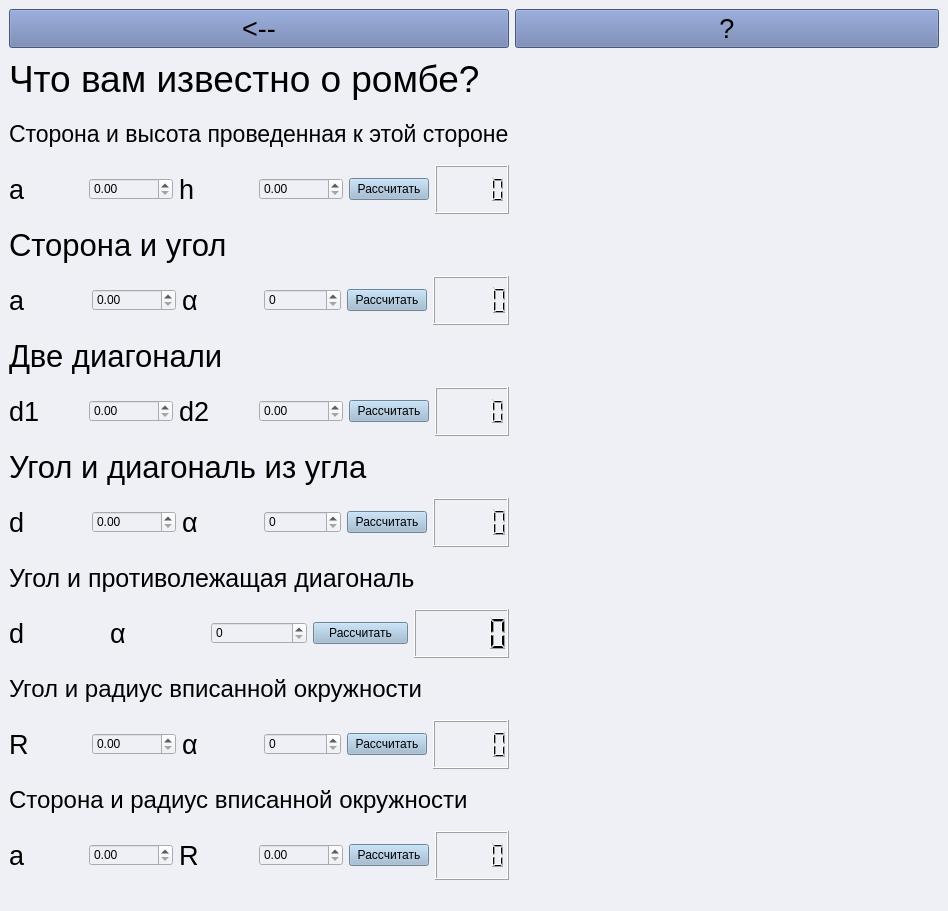
<?xml version="1.0" encoding="UTF-8"?>
<ui version="4.0">
 <class>MainWindow</class>
 <widget class="QMainWindow" name="MainWindow">
  <property name="geometry">
   <rect>
    <x>0</x>
    <y>0</y>
    <width>948</width>
    <height>911</height>
   </rect>
  </property>
  <property name="windowTitle">
   <string>MainWindow</string>
  </property>
  <property name="styleSheet">
   <string notr="true">background-color: rgb(238, 240, 246)</string>
  </property>
  <widget class="QWidget" name="centralwidget">
   <layout class="QGridLayout" name="gridLayout">
    <item row="1" column="0">
     <layout class="QVBoxLayout" name="verticalLayout">
      <item>
       <widget class="QLabel" name="label_2">
        <property name="font">
         <font>
          <pointsize>28</pointsize>
         </font>
        </property>
        <property name="styleSheet">
         <string notr="true"/>
        </property>
        <property name="text">
         <string>Что вам известно о ромбе?</string>
        </property>
       </widget>
      </item>
      <item>
       <widget class="QLabel" name="label_3">
        <property name="font">
         <font>
          <pointsize>17</pointsize>
         </font>
        </property>
        <property name="styleSheet">
         <string notr="true"/>
        </property>
        <property name="text">
         <string>Сторона и высота проведенная к этой стороне</string>
        </property>
       </widget>
      </item>
      <item>
       <layout class="QHBoxLayout" name="horizontalLayout">
        <item>
         <widget class="QLabel" name="label_10">
          <property name="font">
           <font>
            <pointsize>20</pointsize>
           </font>
          </property>
          <property name="styleSheet">
           <string notr="true">);</string>
          </property>
          <property name="text">
           <string>a</string>
          </property>
         </widget>
        </item>
        <item>
         <widget class="QDoubleSpinBox" name="side_hide_a">
          <property name="styleSheet">
           <string notr="true"/>
          </property>
          <property name="maximum">
           <double>99999999999.990005493164063</double>
          </property>
         </widget>
        </item>
        <item>
         <widget class="QLabel" name="label_9">
          <property name="font">
           <font>
            <pointsize>20</pointsize>
           </font>
          </property>
          <property name="styleSheet">
           <string notr="true"/>
          </property>
          <property name="text">
           <string>h</string>
          </property>
         </widget>
        </item>
        <item>
         <widget class="QDoubleSpinBox" name="side_hide_h">
          <property name="styleSheet">
           <string notr="true"/>
          </property>
          <property name="maximum">
           <double>9999999999.989999771118164</double>
          </property>
         </widget>
        </item>
        <item>
         <widget class="QPushButton" name="side_hide_run">
          <property name="styleSheet">
           <string notr="true">background-color: rgb(156, 185, 209)</string>
          </property>
          <property name="text">
           <string>Рассчитать</string>
          </property>
         </widget>
        </item>
        <item>
         <widget class="QLCDNumber" name="side_hide_ans"/>
        </item>
       </layout>
      </item>
      <item>
       <widget class="QLabel" name="label_4">
        <property name="font">
         <font>
          <pointsize>23</pointsize>
         </font>
        </property>
        <property name="styleSheet">
         <string notr="true"/>
        </property>
        <property name="text">
         <string>Сторона и угол</string>
        </property>
       </widget>
      </item>
      <item>
       <layout class="QHBoxLayout" name="horizontalLayout_2">
        <item>
         <widget class="QLabel" name="label_11">
          <property name="font">
           <font>
            <pointsize>20</pointsize>
           </font>
          </property>
          <property name="styleSheet">
           <string notr="true"/>
          </property>
          <property name="text">
           <string>a </string>
          </property>
         </widget>
        </item>
        <item>
         <widget class="QDoubleSpinBox" name="side_ugol_a">
          <property name="styleSheet">
           <string notr="true">);</string>
          </property>
          <property name="maximum">
           <double>9999999999.989999771118164</double>
          </property>
         </widget>
        </item>
        <item>
         <widget class="QLabel" name="label_12">
          <property name="font">
           <font>
            <pointsize>20</pointsize>
           </font>
          </property>
          <property name="styleSheet">
           <string notr="true"/>
          </property>
          <property name="text">
           <string>α</string>
          </property>
         </widget>
        </item>
        <item>
         <widget class="QSpinBox" name="side_ugol_aa">
          <property name="styleSheet">
           <string notr="true"/>
          </property>
          <property name="maximum">
           <number>360</number>
          </property>
         </widget>
        </item>
        <item>
         <widget class="QPushButton" name="side_ugol_run">
          <property name="styleSheet">
           <string notr="true">background-color: rgb(156, 185, 209)</string>
          </property>
          <property name="text">
           <string>Рассчитать</string>
          </property>
         </widget>
        </item>
        <item>
         <widget class="QLCDNumber" name="side_ugol_ans"/>
        </item>
       </layout>
      </item>
      <item>
       <widget class="QLabel" name="label_7">
        <property name="font">
         <font>
          <pointsize>23</pointsize>
         </font>
        </property>
        <property name="styleSheet">
         <string notr="true"/>
        </property>
        <property name="text">
         <string>Две диагонали</string>
        </property>
       </widget>
      </item>
      <item>
       <layout class="QHBoxLayout" name="horizontalLayout_3">
        <item>
         <widget class="QLabel" name="label_14">
          <property name="font">
           <font>
            <pointsize>20</pointsize>
           </font>
          </property>
          <property name="styleSheet">
           <string notr="true"/>
          </property>
          <property name="text">
           <string>d1</string>
          </property>
         </widget>
        </item>
        <item>
         <widget class="QDoubleSpinBox" name="diagonal_d1">
          <property name="styleSheet">
           <string notr="true"/>
          </property>
          <property name="maximum">
           <double>99999999999.990005493164063</double>
          </property>
         </widget>
        </item>
        <item>
         <widget class="QLabel" name="label_13">
          <property name="font">
           <font>
            <pointsize>20</pointsize>
           </font>
          </property>
          <property name="styleSheet">
           <string notr="true"/>
          </property>
          <property name="text">
           <string>d2</string>
          </property>
         </widget>
        </item>
        <item>
         <widget class="QDoubleSpinBox" name="diagonal_d2">
          <property name="styleSheet">
           <string notr="true"/>
          </property>
          <property name="maximum">
           <double>999999999.990000009536743</double>
          </property>
         </widget>
        </item>
        <item>
         <widget class="QPushButton" name="diagonal_run">
          <property name="styleSheet">
           <string notr="true">background-color: rgb(156, 185, 209)</string>
          </property>
          <property name="text">
           <string>Рассчитать</string>
          </property>
         </widget>
        </item>
        <item>
         <widget class="QLCDNumber" name="diagonal_ans"/>
        </item>
       </layout>
      </item>
      <item>
       <widget class="QLabel" name="label_6">
        <property name="font">
         <font>
          <pointsize>23</pointsize>
         </font>
        </property>
        <property name="styleSheet">
         <string notr="true"/>
        </property>
        <property name="text">
         <string>Угол и диагональ из угла</string>
        </property>
       </widget>
      </item>
      <item>
       <layout class="QHBoxLayout" name="horizontalLayout_4">
        <item>
         <widget class="QLabel" name="label_16">
          <property name="font">
           <font>
            <pointsize>20</pointsize>
           </font>
          </property>
          <property name="styleSheet">
           <string notr="true"/>
          </property>
          <property name="text">
           <string>d</string>
          </property>
         </widget>
        </item>
        <item>
         <widget class="QDoubleSpinBox" name="diagonal_ugol_d">
          <property name="styleSheet">
           <string notr="true"/>
          </property>
          <property name="maximum">
           <double>99999999999.990005493164063</double>
          </property>
         </widget>
        </item>
        <item>
         <widget class="QLabel" name="label_15">
          <property name="font">
           <font>
            <pointsize>20</pointsize>
           </font>
          </property>
          <property name="styleSheet">
           <string notr="true"/>
          </property>
          <property name="text">
           <string>α</string>
          </property>
         </widget>
        </item>
        <item>
         <widget class="QSpinBox" name="diagonal_ugol_aa">
          <property name="styleSheet">
           <string notr="true"/>
          </property>
          <property name="maximum">
           <number>360</number>
          </property>
         </widget>
        </item>
        <item>
         <widget class="QPushButton" name="diagonal_ugol_run">
          <property name="styleSheet">
           <string notr="true">background-color: rgb(156, 185, 209)</string>
          </property>
          <property name="text">
           <string>Рассчитать</string>
          </property>
         </widget>
        </item>
        <item>
         <widget class="QLCDNumber" name="diagonal_ugol_ans"/>
        </item>
       </layout>
      </item>
      <item>
       <widget class="QLabel" name="label_8">
        <property name="font">
         <font>
          <pointsize>19</pointsize>
         </font>
        </property>
        <property name="styleSheet">
         <string notr="true"/>
        </property>
        <property name="text">
         <string>Угол и противолежащая диагональ</string>
        </property>
       </widget>
      </item>
      <item>
       <layout class="QHBoxLayout" name="horizontalLayout_5">
        <item>
         <widget class="QLabel" name="label_18">
          <property name="font">
           <font>
            <pointsize>20</pointsize>
           </font>
          </property>
          <property name="styleSheet">
           <string notr="true"/>
          </property>
          <property name="text">
           <string>d</string>
          </property>
         </widget>
        </item>
        <item>
         <widget class="QLabel" name="label_17">
          <property name="font">
           <font>
            <pointsize>20</pointsize>
           </font>
          </property>
          <property name="styleSheet">
           <string notr="true"/>
          </property>
          <property name="text">
           <string>α</string>
          </property>
         </widget>
        </item>
        <item>
         <widget class="QSpinBox" name="diagonal_ugol_ne_aa">
          <property name="styleSheet">
           <string notr="true"/>
          </property>
          <property name="maximum">
           <number>320</number>
          </property>
         </widget>
        </item>
        <item>
         <widget class="QPushButton" name="diagonal_ugol_ne_run">
          <property name="styleSheet">
           <string notr="true">background-color: rgb(156, 185, 209)</string>
          </property>
          <property name="text">
           <string>Рассчитать</string>
          </property>
         </widget>
        </item>
        <item>
         <widget class="QLCDNumber" name="diagonal_ugol_ne_ans"/>
        </item>
       </layout>
      </item>
      <item>
       <widget class="QLabel" name="label_5">
        <property name="font">
         <font>
          <pointsize>18</pointsize>
         </font>
        </property>
        <property name="styleSheet">
         <string notr="true"/>
        </property>
        <property name="text">
         <string>Угол и радиус вписанной окружности</string>
        </property>
       </widget>
      </item>
      <item>
       <layout class="QHBoxLayout" name="horizontalLayout_6">
        <item>
         <widget class="QLabel" name="label_20">
          <property name="font">
           <font>
            <pointsize>20</pointsize>
           </font>
          </property>
          <property name="styleSheet">
           <string notr="true"/>
          </property>
          <property name="text">
           <string>R</string>
          </property>
         </widget>
        </item>
        <item>
         <widget class="QDoubleSpinBox" name="ugol_radius_r">
          <property name="styleSheet">
           <string notr="true"/>
          </property>
          <property name="maximum">
           <double>9999999999.989999771118164</double>
          </property>
         </widget>
        </item>
        <item>
         <widget class="QLabel" name="label_19">
          <property name="font">
           <font>
            <pointsize>20</pointsize>
           </font>
          </property>
          <property name="styleSheet">
           <string notr="true"/>
          </property>
          <property name="text">
           <string>α</string>
          </property>
         </widget>
        </item>
        <item>
         <widget class="QSpinBox" name="ugol_radius_aa">
          <property name="styleSheet">
           <string notr="true"/>
          </property>
          <property name="maximum">
           <number>360</number>
          </property>
         </widget>
        </item>
        <item>
         <widget class="QPushButton" name="ugol_radius_run">
          <property name="styleSheet">
           <string notr="true">background-color: rgb(156, 185, 209)</string>
          </property>
          <property name="text">
           <string>Рассчитать</string>
          </property>
         </widget>
        </item>
        <item>
         <widget class="QLCDNumber" name="ugol_radius_ans"/>
        </item>
       </layout>
      </item>
      <item>
       <widget class="QLabel" name="label">
        <property name="font">
         <font>
          <pointsize>18</pointsize>
         </font>
        </property>
        <property name="styleSheet">
         <string notr="true"/>
        </property>
        <property name="text">
         <string>Сторона и радиус вписанной окружности</string>
        </property>
       </widget>
      </item>
      <item>
       <layout class="QHBoxLayout" name="horizontalLayout_7">
        <item>
         <widget class="QLabel" name="label_21">
          <property name="font">
           <font>
            <pointsize>20</pointsize>
           </font>
          </property>
          <property name="styleSheet">
           <string notr="true"/>
          </property>
          <property name="text">
           <string>a</string>
          </property>
         </widget>
        </item>
        <item>
         <widget class="QDoubleSpinBox" name="side_radius_a">
          <property name="styleSheet">
           <string notr="true"/>
          </property>
          <property name="maximum">
           <double>99999999999.990005493164063</double>
          </property>
         </widget>
        </item>
        <item>
         <widget class="QLabel" name="label_22">
          <property name="font">
           <font>
            <pointsize>20</pointsize>
           </font>
          </property>
          <property name="styleSheet">
           <string notr="true"/>
          </property>
          <property name="text">
           <string>R</string>
          </property>
         </widget>
        </item>
        <item>
         <widget class="QDoubleSpinBox" name="side_radius_r">
          <property name="styleSheet">
           <string notr="true"/>
          </property>
          <property name="maximum">
           <double>999999999.990000009536743</double>
          </property>
         </widget>
        </item>
        <item>
         <widget class="QPushButton" name="side_radius_run">
          <property name="styleSheet">
           <string notr="true">background-color: rgb(156, 185, 209)</string>
          </property>
          <property name="text">
           <string>Рассчитать</string>
          </property>
         </widget>
        </item>
        <item>
         <widget class="QLCDNumber" name="side_radius_ans"/>
        </item>
       </layout>
      </item>
     </layout>
    </item>
    <item row="1" column="1">
     <layout class="QVBoxLayout" name="verticalLayout_2">
      <property name="rightMargin">
       <number>11</number>
      </property>
      <item>
       <widget class="QLabel" name="rhombus_1">
        <property name="text">
         <string/>
        </property>
       </widget>
      </item>
      <item>
       <widget class="QLabel" name="rhombus_2">
        <property name="text">
         <string/>
        </property>
       </widget>
      </item>
      <item>
       <widget class="QLabel" name="rhombus_3">
        <property name="text">
         <string/>
        </property>
       </widget>
      </item>
      <item>
       <widget class="QLabel" name="rhombus_4">
        <property name="text">
         <string/>
        </property>
       </widget>
      </item>
      <item>
       <widget class="QLabel" name="rhombus_5">
        <property name="text">
         <string/>
        </property>
       </widget>
      </item>
     </layout>
    </item>
    <item row="0" column="0">
     <widget class="QPushButton" name="back">
      <property name="font">
       <font>
        <pointsize>20</pointsize>
       </font>
      </property>
      <property name="styleSheet">
       <string notr="true">background-color: rgb(103, 122, 172);</string>
      </property>
      <property name="text">
       <string>&lt;--</string>
      </property>
     </widget>
    </item>
    <item row="0" column="1">
     <widget class="QPushButton" name="qestion">
      <property name="font">
       <font>
        <pointsize>20</pointsize>
       </font>
      </property>
      <property name="styleSheet">
       <string notr="true">background-color: rgb(103, 122, 172);</string>
      </property>
      <property name="text">
       <string>?</string>
      </property>
     </widget>
    </item>
   </layout>
  </widget>
  <widget class="QMenuBar" name="menubar">
   <property name="geometry">
    <rect>
     <x>0</x>
     <y>0</y>
     <width>948</width>
     <height>26</height>
    </rect>
   </property>
  </widget>
  <widget class="QStatusBar" name="statusbar"/>
 </widget>
 <resources/>
 <connections/>
</ui>
